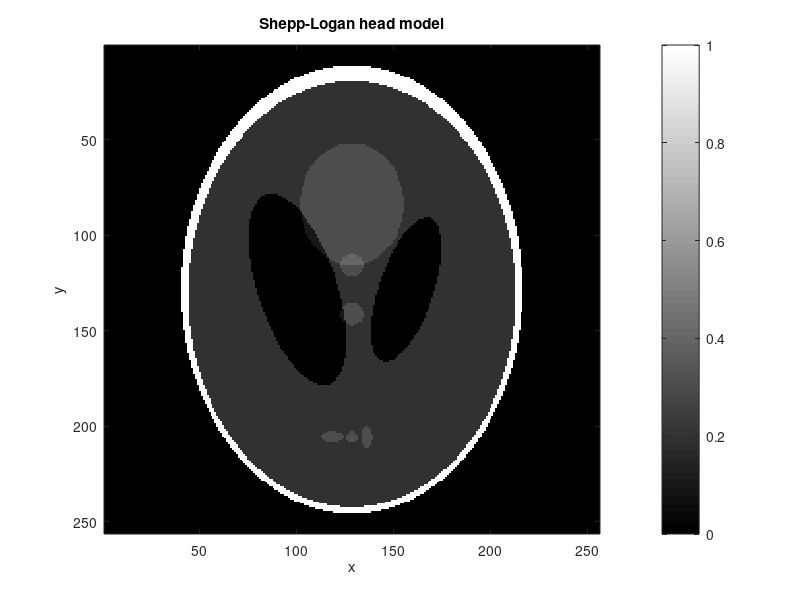
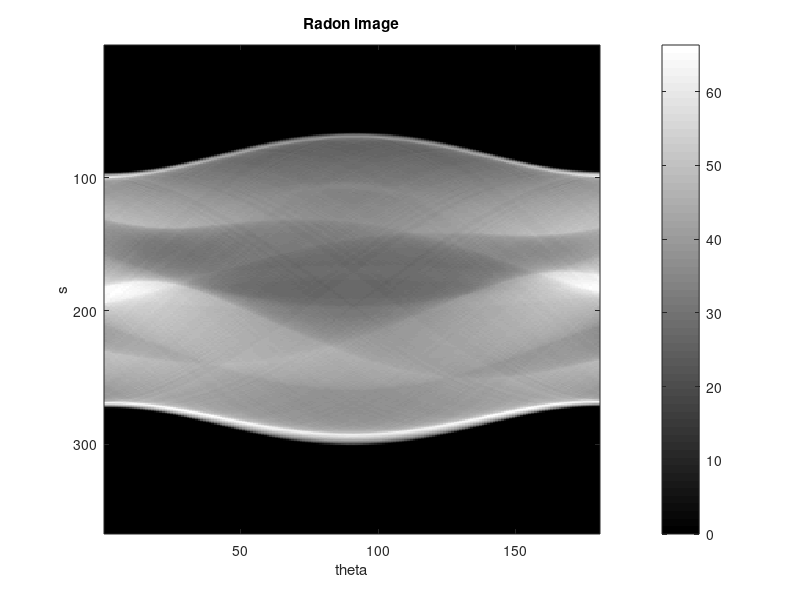
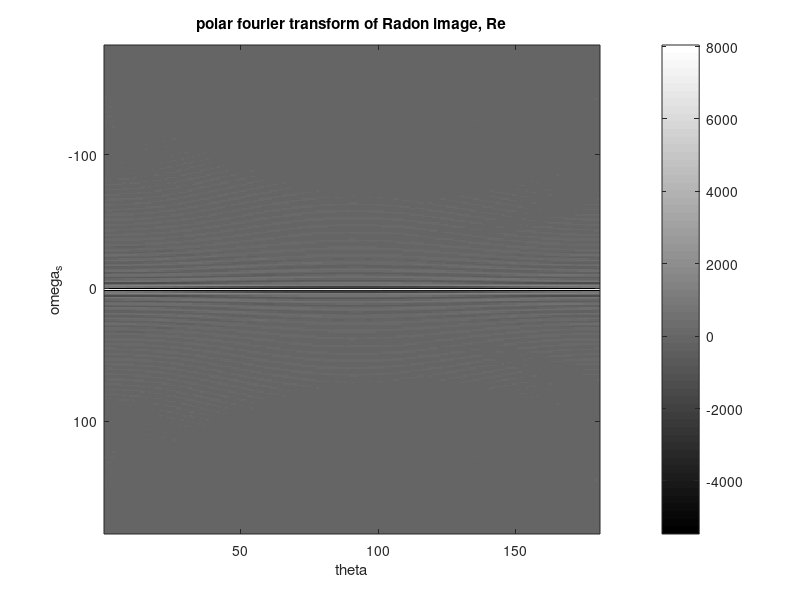
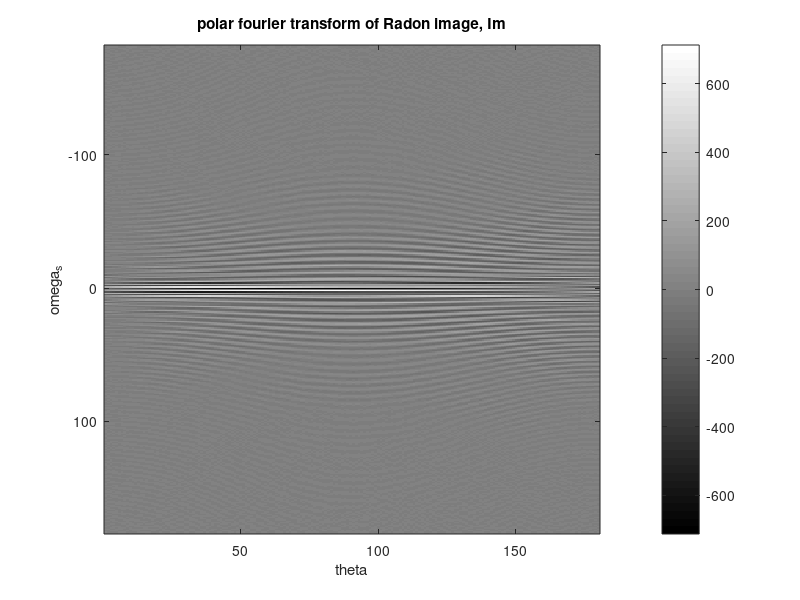

Write MATLAB code to recreate these figures, in order.
%% Size of reconstructed image
N=256;

%% Create Phantom
P = phantom('Modified Shepp-Logan',N);
%P = zeros(N);
%P(200,100)=1;

figure(1)
imagesc(P)
xlabel('x'),ylabel('y'),colormap(gray),colorbar
title('Shepp-Logan head model')
print -dpng 1_phantom.png

%% Apply radon transformation
[RT,XP] = radon(P);

%% apply noise
%SNR=0.1;    % Signal to noise ratio
%[a b] = size(RT);
%RT = RT + SNR * 2 *( rand(a,b)/2 );

%% Show radon image
figure(2)
imagesc(RT);
xlabel('theta'),ylabel('s'),colormap(gray),colorbar
title('Radon image')
print -dpng 2_radon.png

%% polar fourier transform
F2 = fftshift(fft(RT),1);

[a,b]=size(F2);
theta=(1:b);
omega=(1:a)-floor(a/2)
[Theta Omega]=meshgrid(theta,omega);

figure(3)
imagesc(theta, omega, real(F2)),colormap(gray),colorbar
xlabel('theta'),ylabel('omega_s')
title('polar fourier transform of Radon image, Re')
print -dpng 3a_fourier_radon_real.png

figure(4)
imagesc(theta, omega, imag(F2)),colormap(gray),colorbar
xlabel('theta'),ylabel('omega_s')
title('polar fourier transform of Radon image, Im')
print -dpng 3b_fourier_radon_imag.png

%% change to x-y coordinate
F22 = horzcat(F2,F2,F2);
theta2=(1-b:b+b);
omega2=(1:a)-floor(a/2);
[Theta2 Omega2]=meshgrid(theta2,omega2);

xx=(1:N)-N/2;
yy=(1:N)-N/2;
[XX YY]=meshgrid( xx , yy );
th = atan2(YY,XX).*180./pi;
w = sqrt( XX.^2 + YY.^2 ) .* sign (th);
th = abs(th);

Fxy = interp2(Theta2,Omega2,F22,th,w);
Fxy(isnan(Fxy))=0;        % set all nan to zero

figure(5)
imagesc(xx,yy,real(Fxy)),colormap(gray),colorbar
xlabel('omega_x'),ylabel('omega_y')
title('polar to x-y cubic interpolation, Re')
print -dpng 4a_fourier_xy_real.png

figure(6)
imagesc(xx, yy, imag(Fxy)),colormap(gray),colorbar
xlabel('omega_x'),ylabel('omega_y')
title('polar to x-y cubic interpolation, Im')
print -dpng 4b_fourier_xy_imag.png

%% inverse FFT
f = ifft2(Fxy);

figure(7)
imagesc(xx,yy,real(f)),colormap(gray),colorbar
xlabel('x'),ylabel('y')
title('Inverse FFT, Re')
print -dpng 5_reconstruct_xy_real.png

figure(8)
imagesc(xx,yy,imag(f)),colormap(gray),colorbar
xlabel('x'),ylabel('y')
title('Inverse FFT, Im')
print -dpng 5_reconstruct_xy_imag.png
